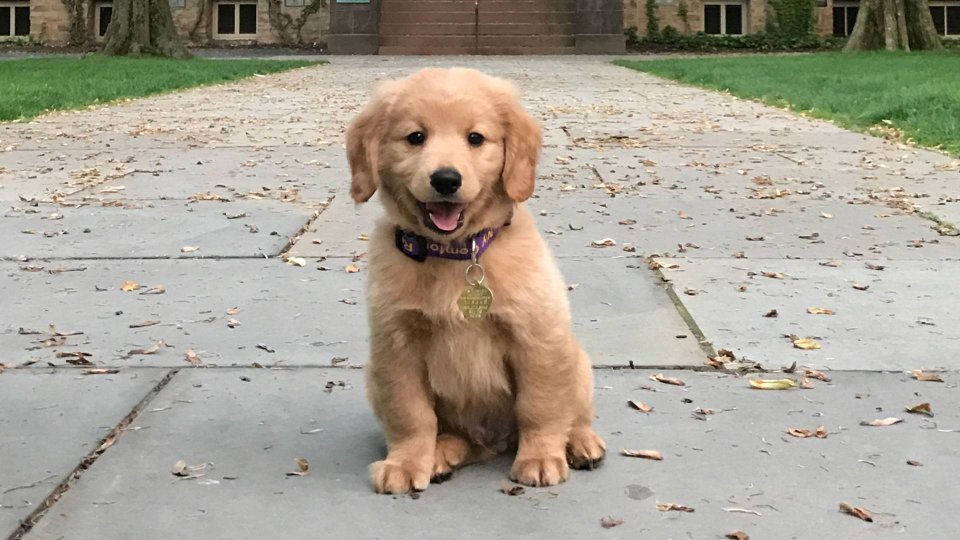
#> input picture IBM/3_Introduction_to_Computer_Vision_and_Image_Processing/W3/Image_Classifier/Dog1.jpg, 1920 x 1080 px (shown at 1/2 size)
$ jupyter execute --allow-errors use-classification-knn.ipynb
#> lines starting #> are read from the running program, lines starting #| are printed output that depends on the picture
Estimated time needed: **30** minutes

<h2>Load the Saved KNN model to Classify Images</h2>
<h3>Project: Training_an_image_classifier_with_KNN</h3>
<h3>Application: Image Classifier</h3>

You will upload your image and classify it using the K-Nearest Neighbours (KNN) algorithm we saved in the <code>train</code> run.

## Objectives

<ul>
    <li>This tool contains the following sections:
        <ul>
            <li>Load important libraries</li>
            <li>Load your saved KNN model</li>
            <li>Upload your image</li>
            <li>Classify your image</li>
        </ul>
    </li>

</ul>

***

## Load Important Libraries

Libraries for data processing and visualization:

[cell 1]
import numpy as np
import matplotlib.pyplot as plt

Libraries for image pre-processing and classification:

[cell 2]
import cv2

Libraries for Computer Vision Studio:

[cell 3]
from skillsnetwork import cvstudio

## Setup CV Studio Client, Get the Model and Annotations

#> (a cell that did not finish here is left out)

Get the annotations from the CV Studio project:

#> (a cell that did not finish here is left out)

Download the model (for k-NN this means samples and format):

#> (a cell that did not finish here is left out)

Get k_best from model details (we reported this previously when training):

#> (a cell that did not finish here is left out)

Load and re-train model:

#> (a cell that did not finish here is left out)

## Test Our Model with an Uploaded Image

Upload your image, and see if it will be correctly classified.

<p><b>Instructions on How to Upload an Image:</b></p>
Use the upload button and upload an image from your local machine:
<center>

</center>

The image will now be in the directory in which you are working in. To read the image in a new cell, use the <code>cv2.imread</code> and read its name. For example, I uploaded <code>anothercar.jpg</code> into my current working directory - <code>cv2.imread("anothercar.jpg")</code>.

<center>

</center>

Replace <code>your_uploaded_file</code> below with the name of your image as seen in your directory:

[cell 9]
my_image = cv2.imread("Dog1.jpg")
#> my_image is the input picture: shape (1080, 1920, 3); mean B, G, R 148.9, 162.3, 168.1
## let's see what the image looks like
image = cv2.cvtColor(my_image, cv2.COLOR_BGR2RGB)
plt.imshow(image)
plt.show()

Convert image to grayscale - grayscale simplifies the algorithm and reduces computational requirements.

[cell 10]
#make images gray
my_image = cv2.cvtColor(my_image,cv2.COLOR_BGR2GRAY)
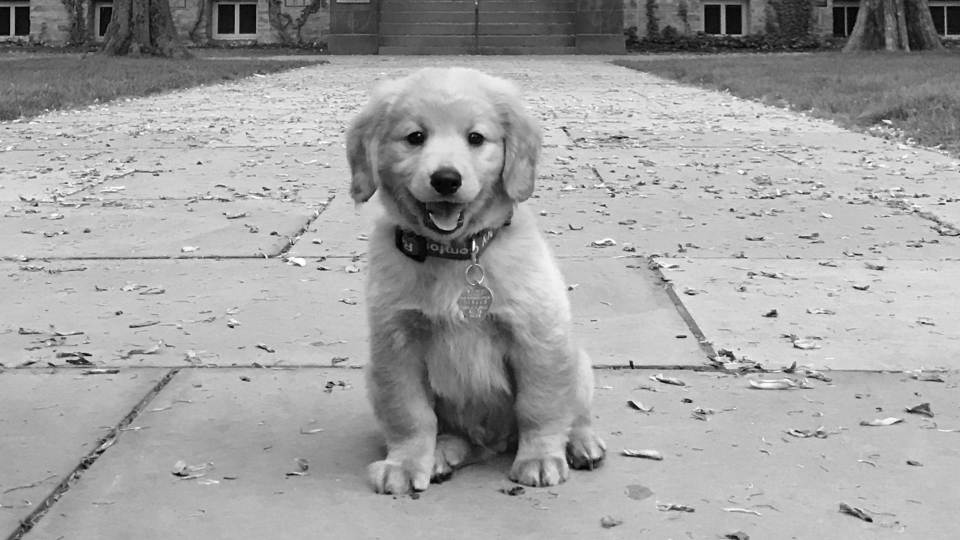
#> my_image: shape (1080, 1920) (shown at 1/2 size); min 0, max 255, mean 162.5

Resize the image to reduce the size:

[cell 11]
my_image = cv2.resize(my_image, (32, 32))
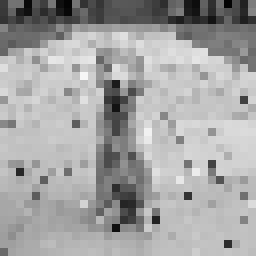
#> my_image: shape (32, 32) (shown 8 times larger); min 3, max 246, mean 163.6

Flatten the image into a numpy array:

[cell 12]
pixel_image = my_image.flatten()
#> pixel_image = 1024 values, max 246 at index 298, min 3 at index 28, mean 163.6
pixel_image = np.array([pixel_image]).astype('float32')
